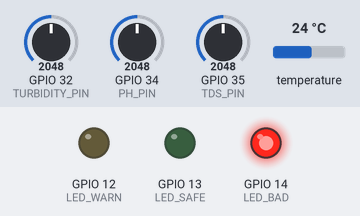
Recording of a sketch running on a simulated ESP32. Parts: output pins drawn as LEDs (lit = HIGH). Inputs (shaded band) come from the test bench; at power-on: GPIO 35 (TDS_PIN) = 2048, temperature 24 °C, GPIO 32 (TURBIDITY_PIN) = 2048, GPIO 34 (PH_PIN) = 2048 (analog values on the 0–4095 scale). What the sketch prints to the serial monitor is not drawn.

Above: at 3.1 s.
3.2 s: GPIO 35 (TDS_PIN) set to 2020
At 7.7 s:
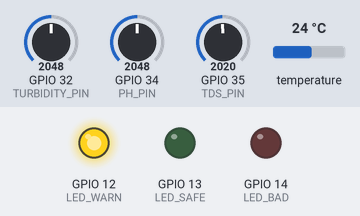
8.1 s: temperature set to 34.4 °C
13.0 s: temperature set to 35.9 °C
At 15.4 s:
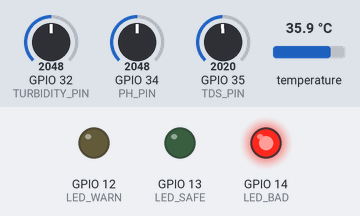
Timing chart, 0 to 16.9 s (numbered marks = the images above; inputs shaded):
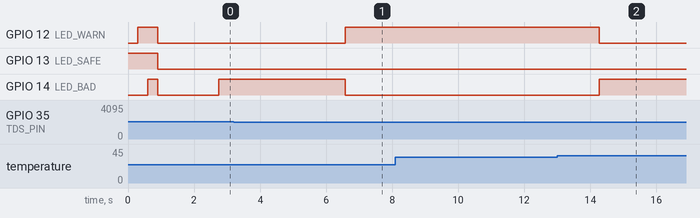

Measured:
- the behaviour switches between 2048 and 2047 on GPIO 35 (TDS_PIN) (found by bisection; images 0 and 1)
- the behaviour switches between 35 and 35.1 °C on temperature (found by bisection; images 1 and 2)
- after the input at 3.2 s, GPIO 12 (LED_WARN): LOW → HIGH after 3.4 s; GPIO 14 (LED_BAD): HIGH → LOW after 3.4 s
- after the input at 8.1 s, every drawn part: stays the same
- after the input at 13.0 s, GPIO 12 (LED_WARN): HIGH → LOW after 1.3 s; GPIO 14 (LED_BAD): LOW → HIGH after 1.3 s

The sketch:

sketch.ino
```cpp
// ════════════════════════════════════════════════════════════════
//  ESP32 AquaMonitor — sketch.ino
//
//  Works in TWO modes — toggle with the #define below:
//
//  MODE 1: SIMULATION (default)
//    → Potentiometers on GPIO34/35/32 simulate sensors
//    → Use this in Wokwi or on a breadboard with pots
//
//  MODE 2: PHYSICAL (uncomment #define PHYSICAL_MODE)
//    → Real pH module on GPIO34
//    → Real TDS module on GPIO35
//    → Real turbidity sensor on GPIO32
//    → Real DS18B20 probe on GPIO4
//    → Just uncomment one line and re-upload — done!
//
//  PIN SUMMARY:
//    GPIO4   DS18B20 data (4.7kΩ pull-up to 3.3V required)
//    GPIO34  pH sensor analog output      (input-only ADC)
//    GPIO35  TDS sensor analog output     (input-only ADC)
//    GPIO32  Turbidity sensor analog out  (ADC)
//    GPIO13  GREEN LED  (SAFE)
//    GPIO12  YELLOW LED (MARGINAL)
//    GPIO14  RED LED    (UNSAFE)
//
//  SERIAL: 115200 baud
// ════════════════════════════════════════════════════════════════

// ── TOGGLE THIS LINE to switch from simulation to physical ──────
// #define PHYSICAL_MODE
// ────────────────────────────────────────────────────────────────

#include <OneWire.h>
#include <DallasTemperature.h>

// ── Pin Definitions ─────────────────────────────────────────────
#define PH_PIN          34
#define TDS_PIN         35
#define TURBIDITY_PIN   32
#define TEMP_PIN         4
#define LED_SAFE        13
#define LED_WARN        12
#define LED_BAD         14

// ── Calibration (Physical mode only) ────────────────────────────
// After calibrating with buffer solutions, update these values:
#define PH_NEUTRAL_VOLTAGE  1500.0   // mV when probe is in pH 7.00 buffer
#define PH_ACID_VOLTAGE     2032.0   // mV when probe is in pH 4.00 buffer
#define VREF                3300.0   // mV — ESP32 ADC reference

// ── WHO Safe Limits ─────────────────────────────────────────────
#define PH_MIN    6.5
#define PH_MAX    8.5
#define TDS_MIN   50.0
#define TDS_MAX   500.0
#define TURB_MAX  4.0
#define TEMP_MAX  35.0
#define TEMP_MIN  5.0

// ── DS18B20 setup ────────────────────────────────────────────────
OneWire oneWire(TEMP_PIN);
DallasTemperature tempSensor(&oneWire);
float gTemperature = 25.0;  // global, used for TDS compensation

// ════════════════════════════════════════════════════════════════
//  SIMULATION MODE HELPERS
//  In simulation, pots give raw 0–4095. We map them to
//  realistic sensor ranges so the output looks right.
// ════════════════════════════════════════════════════════════════
#ifndef PHYSICAL_MODE

float simReadPH() {
  int raw = analogRead(PH_PIN);
  return (raw / 4095.0) * 14.0;          // 0–14 pH
}

float simReadTDS() {
  int raw = analogRead(TDS_PIN);
  return (raw / 4095.0) * 1000.0;        // 0–1000 ppm
}

float simReadTurbidity() {
  int raw = analogRead(TURBIDITY_PIN);
  return (raw / 4095.0) * 3000.0;        // 0–3000 NTU
}

float simReadTemperature() {
  tempSensor.requestTemperatures();
  float t = tempSensor.getTempCByIndex(0);
  if (t == DEVICE_DISCONNECTED_C || t < -100) return 25.0;
  return t;
}

#endif

// ════════════════════════════════════════════════════════════════
//  PHYSICAL MODE SENSORS
//  Real calibrated readings from actual sensor modules
// ════════════════════════════════════════════════════════════════
#ifdef PHYSICAL_MODE

float physReadTemperature() {
  tempSensor.requestTemperatures();
  float t = tempSensor.getTempCByIndex(0);
  if (t == DEVICE_DISCONNECTED_C || t == -127.0) {
    Serial.println("[WARN] DS18B20 not detected — defaulting to 25C");
    return 25.0;
  }
  return t;
}

float physReadPH() {
  // Average 10 samples to reduce noise
  long sum = 0;
  for (int i = 0; i < 10; i++) { sum += analogRead(PH_PIN); delay(10); }
  float voltage = (sum / 10.0) * VREF / 4095.0;  // mV
  // 2-point calibration formula
  float slope = (7.0 - 4.0) / (PH_NEUTRAL_VOLTAGE - PH_ACID_VOLTAGE);
  float ph = 7.0 + slope * (PH_NEUTRAL_VOLTAGE - voltage);
  return constrain(ph, 0.0, 14.0);
}

float physReadTDS() {
  // Collect 30 samples, average
  long sum = 0;
  for (int i = 0; i < 30; i++) { sum += analogRead(TDS_PIN); delay(10); }
  float avgVoltage = (sum / 30.0) * VREF / 4095.0;
  // Temperature compensation (0.02 per °C from 25°C)
  float compCoeff = 1.0 + 0.02 * (gTemperature - 25.0);
  float compVoltage = avgVoltage / compCoeff;
  // Empirical polynomial for this sensor type
  float tds = (133.42 * pow(compVoltage/1000.0, 3)
             - 255.86 * pow(compVoltage/1000.0, 2)
             + 857.39 * (compVoltage/1000.0)) * 0.5;
  return constrain(tds, 0.0, 2000.0);
}

float physReadTurbidity() {
  long sum = 0;
  for (int i = 0; i < 10; i++) { sum += analogRead(TURBIDITY_PIN); delay(10); }
  float voltage = (sum / 10.0) * VREF / 4095.0;  // mV
  // Turbidity is INVERTED: high voltage = clear water
  // Empirical formula — adjust if your sensor differs
  float ntu;
  if (voltage >= 3200.0) {
    ntu = 0.0;
  } else {
    float v = voltage / 1000.0;  // convert to V for formula
    ntu = -1120.4 * v * v + 5742.3 * v - 4353.8;
  }
  return constrain(ntu, 0.0, 3000.0);
}

#endif

// ════════════════════════════════════════════════════════════════
//  UNIFIED READ FUNCTIONS
//  Calls either sim or physical depending on #define
// ════════════════════════════════════════════════════════════════
float readTemperature() {
#ifdef PHYSICAL_MODE
  return physReadTemperature();
#else
  return simReadTemperature();
#endif
}

float readPH()       {
#ifdef PHYSICAL_MODE
  return physReadPH();
#else
  return simReadPH();
#endif
}

float readTDS()      {
#ifdef PHYSICAL_MODE
  return physReadTDS();
#else
  return simReadTDS();
#endif
}

float readTurbidity(){
#ifdef PHYSICAL_MODE
  return physReadTurbidity();
#else
  return simReadTurbidity();
#endif
}

// ════════════════════════════════════════════════════════════════
//  ASSESSMENT
// ════════════════════════════════════════════════════════════════
int calcWQI(float ph, float tds, float turb, float temp) {
  int score = 100;
  if (ph < PH_MIN || ph > PH_MAX)         score -= 25;
  else if (ph < 7.0 || ph > 8.0)          score -= 8;
  if (tds > TDS_MAX)                       score -= 25;
  else if (tds > 300)                      score -= 8;
  if (turb > TURB_MAX)                     score -= 30;
  else if (turb > 2)                       score -= 10;
  if (temp > TEMP_MAX || temp < TEMP_MIN)  score -= 20;
  return max(0, score);
}

int countIssues(float ph, float tds, float turb, float temp) {
  int n = 0;
  if (ph < PH_MIN || ph > PH_MAX)          n++;
  if (tds < TDS_MIN || tds > TDS_MAX)      n++;
  if (turb > TURB_MAX)                     n++;
  if (temp > TEMP_MAX || temp < TEMP_MIN)  n++;
  return n;
}

void setLEDs(int issues) {
  digitalWrite(LED_SAFE, issues == 0 ? HIGH : LOW);
  digitalWrite(LED_WARN, issues == 1 ? HIGH : LOW);
  digitalWrite(LED_BAD,  issues >= 2 ? HIGH : LOW);
}

// ════════════════════════════════════════════════════════════════
//  SERIAL REPORT  (same format in both modes)
// ════════════════════════════════════════════════════════════════
void printReport(float ph, float tds, float turb, float temp) {
  int wqi    = calcWQI(ph, tds, turb, temp);
  int issues = countIssues(ph, tds, turb, temp);

#ifdef PHYSICAL_MODE
  String modeStr = "PHYSICAL";
#else
  String modeStr = "SIMULATION";
#endif

  Serial.println();
  Serial.println("╔══════════════════════════════════════════════════╗");
  Serial.print  ("║  ESP32 AquaMonitor — ");
  Serial.print  (modeStr);
  Serial.println(" MODE                   ║");
  Serial.println("╠══════════════════════════════════════════════════╣");

  // Temperature
  Serial.print("║  Temperature : "); Serial.print(temp, 1); Serial.print(" C  → ");
  if      (temp > TEMP_MAX) Serial.println("HOT [bacterial risk]");
  else if (temp < TEMP_MIN) Serial.println("COLD");
  else                      Serial.println("NORMAL");

  // pH
  Serial.print("║  pH Level    : "); Serial.print(ph, 2); Serial.print("    → ");
  if      (ph < PH_MIN)    Serial.println("ACIDIC [below 6.5]");
  else if (ph > PH_MAX)    Serial.println("ALKALINE [above 8.5]");
  else                     Serial.println("NORMAL");

  // TDS
  Serial.print("║  TDS         : "); Serial.print(tds, 0); Serial.print(" ppm → ");
  if      (tds < TDS_MIN)  Serial.println("TOO LOW [lacks minerals]");
  else if (tds > TDS_MAX)  Serial.println("HIGH [possible contaminants]");
  else                     Serial.println("NORMAL");

  // Turbidity
  Serial.print("║  Turbidity   : "); Serial.print(turb, 1); Serial.print(" NTU → ");
  if      (turb > TURB_MAX) Serial.println("CLOUDY [not safe]");
  else if (turb > 2.0)      Serial.println("SLIGHT HAZE");
  else                      Serial.println("CLEAR");

  Serial.println("╠══════════════════════════════════════════════════╣");
  Serial.print  ("║  WQI Score   : "); Serial.print(wqi); Serial.println(" / 100");
  Serial.print  ("║  STATUS      : ");
  if      (issues == 0)  Serial.println("✓ SAFE TO DRINK");
  else if (issues == 1)  Serial.println("⚠ MARGINAL — treat before use");
  else                   Serial.println("✗ UNSAFE — do not drink");
  Serial.println("╚══════════════════════════════════════════════════╝");
}

// ════════════════════════════════════════════════════════════════
//  SETUP
// ════════════════════════════════════════════════════════════════
void setup() {
  Serial.begin(115200);
  analogReadResolution(12);        // ESP32 12-bit ADC
  analogSetAttenuation(ADC_11db);  // Full 0–3.3V range

  pinMode(LED_SAFE, OUTPUT);
  pinMode(LED_WARN, OUTPUT);
  pinMode(LED_BAD,  OUTPUT);

  // Quick LED test on boot
  digitalWrite(LED_SAFE, HIGH); delay(300);
  digitalWrite(LED_WARN, HIGH); delay(300);
  digitalWrite(LED_BAD,  HIGH); delay(300);
  digitalWrite(LED_SAFE, LOW);
  digitalWrite(LED_WARN, LOW);
  digitalWrite(LED_BAD,  LOW);

  tempSensor.begin();

  Serial.println();
  Serial.println("╔══════════════════════════════════════════════════╗");
  Serial.println("║       ESP32 AquaMonitor — Booting...            ║");
  Serial.println("╠══════════════════════════════════════════════════╣");

#ifdef PHYSICAL_MODE
  Serial.println("║  MODE: PHYSICAL (real sensors)                  ║");
#else
  Serial.println("║  MODE: SIMULATION (potentiometers)              ║");
  Serial.println("║  To switch: uncomment #define PHYSICAL_MODE     ║");
#endif

  Serial.print  ("║  DS18B20 found: ");
  Serial.println(tempSensor.getDeviceCount());
  Serial.println("║  GPIO34=pH  GPIO35=TDS  GPIO32=Turb  GPIO4=Temp ║");
  Serial.println("║  Reporting every 3 seconds...                   ║");
  Serial.println("╚══════════════════════════════════════════════════╝");
  delay(1000);
}

// ════════════════════════════════════════════════════════════════
//  LOOP
// ════════════════════════════════════════════════════════════════
void loop() {
  gTemperature = readTemperature();  // read first for TDS compensation
  float ph   = readPH();
  float tds  = readTDS();
  float turb = readTurbidity();

  setLEDs(countIssues(ph, tds, turb, gTemperature));
  printReport(ph, tds, turb, gTemperature);

  delay(3000);
}
```
